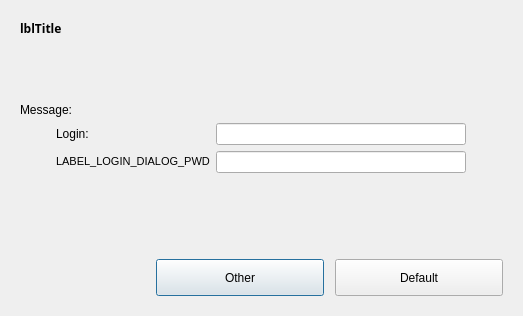
<?xml version="1.0" encoding="UTF-8"?>
<ui version="4.0">
 <class>Dialog</class>
 <widget class="QDialog" name="Dialog">
  <property name="geometry">
   <rect>
    <x>0</x>
    <y>0</y>
    <width>523</width>
    <height>316</height>
   </rect>
  </property>
  <property name="windowTitle">
   <string>Dialog</string>
  </property>
  <property name="autoFillBackground">
   <bool>false</bool>
  </property>
  <layout class="QVBoxLayout" name="verticalLayout_2">
   <item>
    <widget class="QFrame" name="frContainer">
     <property name="frameShape">
      <enum>QFrame::NoFrame</enum>
     </property>
     <property name="frameShadow">
      <enum>QFrame::Raised</enum>
     </property>
     <layout class="QVBoxLayout" name="verticalLayout">
      <item>
       <layout class="QHBoxLayout" name="DialogTitle">
        <property name="bottomMargin">
         <number>5</number>
        </property>
        <item>
         <widget class="QLabel" name="lblTitle">
          <property name="sizePolicy">
           <sizepolicy hsizetype="Preferred" vsizetype="Preferred">
            <horstretch>0</horstretch>
            <verstretch>0</verstretch>
           </sizepolicy>
          </property>
          <property name="maximumSize">
           <size>
            <width>16777215</width>
            <height>45</height>
           </size>
          </property>
          <property name="font">
           <font>
            <family>Century Gothic</family>
            <weight>75</weight>
            <bold>true</bold>
           </font>
          </property>
          <property name="text">
           <string>lblTitle</string>
          </property>
          <property name="wordWrap">
           <bool>true</bool>
          </property>
         </widget>
        </item>
       </layout>
      </item>
      <item>
       <spacer name="ContentTopSpacer">
        <property name="orientation">
         <enum>Qt::Vertical</enum>
        </property>
        <property name="sizeHint" stdset="0">
         <size>
          <width>20</width>
          <height>44</height>
         </size>
        </property>
       </spacer>
      </item>
      <item>
       <widget class="QLabel" name="lblMessage">
        <property name="text">
         <string>Message:</string>
        </property>
        <property name="alignment">
         <set>Qt::AlignLeading|Qt::AlignLeft|Qt::AlignVCenter</set>
        </property>
        <property name="wordWrap">
         <bool>true</bool>
        </property>
       </widget>
      </item>
      <item>
       <layout class="QHBoxLayout" name="horizontalLayout">
        <item>
         <spacer name="ContentLeftSpacer">
          <property name="orientation">
           <enum>Qt::Horizontal</enum>
          </property>
          <property name="sizeHint" stdset="0">
           <size>
            <width>40</width>
            <height>20</height>
           </size>
          </property>
         </spacer>
        </item>
        <item>
         <layout class="QGridLayout" name="gridLayout">
          <item row="0" column="0">
           <widget class="QLabel" name="lblLoginName">
            <property name="text">
             <string>Login:</string>
            </property>
            <property name="wordWrap">
             <bool>true</bool>
            </property>
           </widget>
          </item>
          <item row="0" column="1">
           <widget class="QLineEdit" name="txtUserName">
            <property name="minimumSize">
             <size>
              <width>250</width>
              <height>0</height>
             </size>
            </property>
            <property name="text">
             <string/>
            </property>
           </widget>
          </item>
          <item row="1" column="0">
           <widget class="QLabel" name="lblPassword">
            <property name="text">
             <string>&lt;!DOCTYPE HTML PUBLIC &quot;-//W3C//DTD HTML 4.0//EN&quot; &quot;http://www.w3.org/TR/REC-html40/strict.dtd&quot;&gt;
&lt;html&gt;&lt;head&gt;&lt;meta name=&quot;qrichtext&quot; content=&quot;1&quot; /&gt;&lt;style type=&quot;text/css&quot;&gt;
p, li { white-space: pre-wrap; }
&lt;/style&gt;&lt;/head&gt;&lt;body style=&quot; font-family:'MS Shell Dlg 2'; font-size:8.25pt; font-weight:400; font-style:normal;&quot;&gt;
&lt;p style=&quot; margin-top:0px; margin-bottom:0px; margin-left:0px; margin-right:0px; -qt-block-indent:0; text-indent:0px;&quot;&gt;&lt;span style=&quot; font-size:8pt;&quot;&gt;LABEL_LOGIN_DIALOG_PWD&lt;/span&gt;&lt;/p&gt;&lt;/body&gt;&lt;/html&gt;</string>
            </property>
            <property name="wordWrap">
             <bool>true</bool>
            </property>
           </widget>
          </item>
          <item row="1" column="1">
           <widget class="QLineEdit" name="txtPassword">
            <property name="echoMode">
             <enum>QLineEdit::Password</enum>
            </property>
            <property name="alignment">
             <set>Qt::AlignBottom|Qt::AlignLeading|Qt::AlignLeft</set>
            </property>
           </widget>
          </item>
         </layout>
        </item>
        <item>
         <spacer name="ContentRightSpacer">
          <property name="orientation">
           <enum>Qt::Horizontal</enum>
          </property>
          <property name="sizeHint" stdset="0">
           <size>
            <width>40</width>
            <height>20</height>
           </size>
          </property>
         </spacer>
        </item>
       </layout>
      </item>
      <item>
       <widget class="QLabel" name="lblBottomAlignementLabel">
        <property name="text">
         <string/>
        </property>
       </widget>
      </item>
      <item>
       <spacer name="ContentBottomSpacer">
        <property name="orientation">
         <enum>Qt::Vertical</enum>
        </property>
        <property name="sizeHint" stdset="0">
         <size>
          <width>20</width>
          <height>43</height>
         </size>
        </property>
       </spacer>
      </item>
      <item>
       <layout class="QHBoxLayout" name="DialogButtons">
        <property name="topMargin">
         <number>5</number>
        </property>
        <item>
         <spacer name="ButtonAlignSpacer">
          <property name="orientation">
           <enum>Qt::Horizontal</enum>
          </property>
          <property name="sizeHint" stdset="0">
           <size>
            <width>40</width>
            <height>20</height>
           </size>
          </property>
         </spacer>
        </item>
        <item>
         <widget class="QPushButton" name="btnCancel">
          <property name="enabled">
           <bool>true</bool>
          </property>
          <property name="minimumSize">
           <size>
            <width>168</width>
            <height>37</height>
           </size>
          </property>
          <property name="maximumSize">
           <size>
            <width>168</width>
            <height>37</height>
           </size>
          </property>
          <property name="text">
           <string>Other</string>
          </property>
          <property name="default">
           <bool>false</bool>
          </property>
         </widget>
        </item>
        <item>
         <spacer name="ButtonsSpacer">
          <property name="orientation">
           <enum>Qt::Horizontal</enum>
          </property>
          <property name="sizeType">
           <enum>QSizePolicy::Fixed</enum>
          </property>
          <property name="sizeHint" stdset="0">
           <size>
            <width>5</width>
            <height>20</height>
           </size>
          </property>
         </spacer>
        </item>
        <item>
         <widget class="QPushButton" name="btnOK">
          <property name="enabled">
           <bool>true</bool>
          </property>
          <property name="minimumSize">
           <size>
            <width>168</width>
            <height>37</height>
           </size>
          </property>
          <property name="maximumSize">
           <size>
            <width>168</width>
            <height>37</height>
           </size>
          </property>
          <property name="text">
           <string>Default</string>
          </property>
          <property name="default">
           <bool>false</bool>
          </property>
         </widget>
        </item>
       </layout>
      </item>
     </layout>
    </widget>
   </item>
  </layout>
 </widget>
 <resources/>
 <connections/>
</ui>
